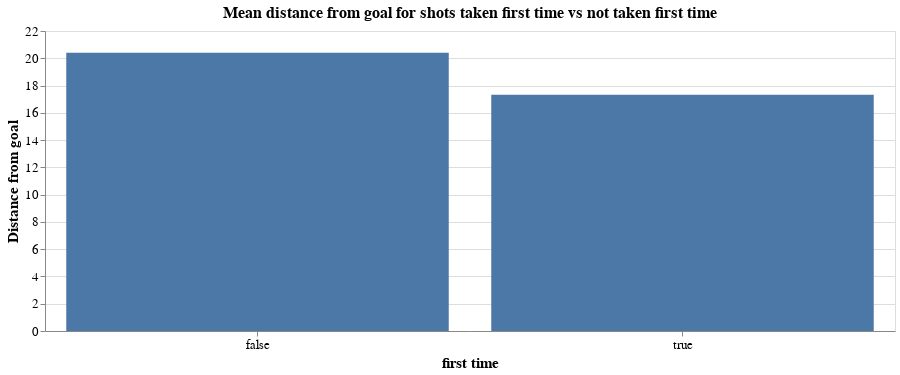

The cell this chart's notebook holds for it:
### Code cell
alt.Chart(shot_training_set.groupby("first time").mean().reset_index()).mark_bar().encode(
        alt.X('first time:N', axis = alt.Axis(title = "first time", labelAngle = 0)),
        alt.Y('Distance from goal:Q', axis = alt.Axis(title = 'Distance from goal'))
).properties(width = 850, height = 300, 
             title = "Mean distance from goal for shots taken first time vs not taken first time"
).configure_axis(labelFontSize = 13, titleFontSize = 15
).configure_title(fontSize = 16)

### Figure 1 — Vega-Lite specification as saved in the notebook (floating-point values rounded to 4 significant figures)
{"$schema": "https://vega.github.io/schema/vega-lite/v3.4.0.json", "config": {"axis": {"labelFontSize": 13, "titleFontSize": 15}, "mark": {"tooltip": null}, "title": {"fontSize": 16}, "view": {"height": 300, "width": 400}}, "data": {"name": "data-9bf8a707b7ed04055c6a61cbf200fef2"}, "datasets": {"data-9bf8a707b7ed04055c6a61cbf200fef2": [{"Distance from goal": 20.41, "duration": 0.7902, "first time": false, "num opponents between shot and goal": 0.7569, "num opponents within 5 yards": 1.595, "outcome": 0.1174, "x gk position": 117.7, "x start location": 102.7, "y gk position": 39.9, "y start location": 39.13}, {"Distance from goal": 17.33, "duration": 0.7478, "first time": true, "num opponents between shot and goal": 0.6762, "num opponents within 5 yards": 1.292, "outcome": 0.1914, "x gk position": 117.4, "x start location": 105.4, "y gk position": 39.96, "y start location": 39.98}]}, "encoding": {"x": {"axis": {"labelAngle": 0, "title": "first time"}, "field": "first time", "type": "nominal"}, "y": {"axis": {"title": "Distance from goal"}, "field": "Distance from goal", "type": "quantitative"}}, "height": 300, "mark": "bar", "title": "Mean distance from goal for shots taken first time vs not taken first time", "width": 850}
